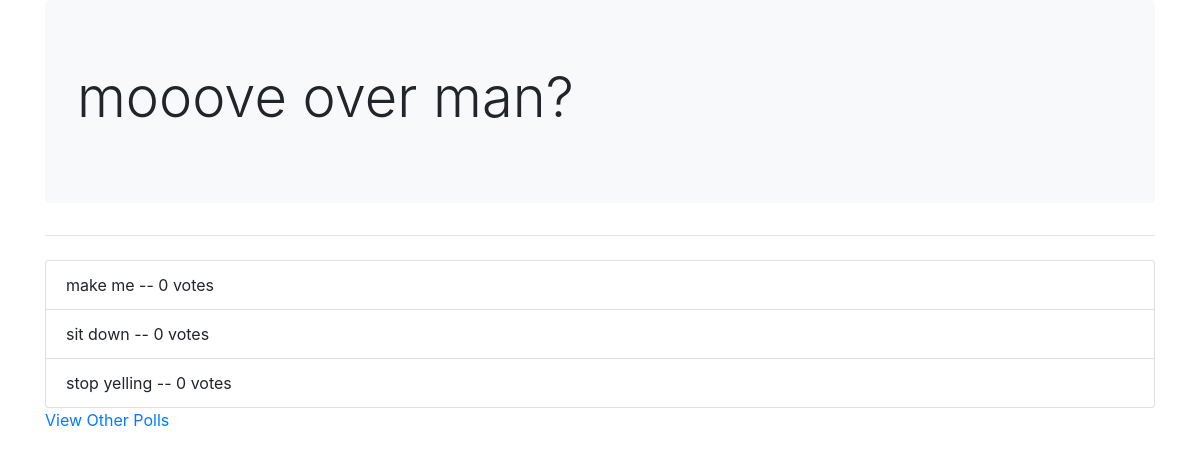
The app's page /polls/7/results/ with its own data.
### polls/models.py (models this page shows, shortened)
class Question(models.Model):
    question_text = models.CharField(max_length=200)
    pub_date = models.DateTimeField('date published')
    def was_published_recently(self):
        now = timezone.now()
        return now - datetime.timedelta(days=1) <= self.pub_date <= now
    was_published_recently.admin_order_field = 'pub_date'
    was_published_recently.boolean = True
    was_published_recently.short_description = 'Published recently?'

class Choice(models.Model):
    question = models.ForeignKey(Question, on_delete=models.CASCADE)
    choice_text = models.CharField(max_length=200)
    votes = models.IntegerField(default=0)

### polls/views.py (the view)
# urls.py: path('<int:pk>/results/', views.ResultsView.as_view(), name='results'),
class ResultsView(generic.DetailView):
    model = Question
    template_name = 'polls/results.html'
    def get_queryset(self):
        return Question.objects.filter(pub_date__lte=timezone.now())

### polls/templates/polls/results.html (shortened to what this page needs)
<link rel="stylesheet" href="https://stackpath.bootstrapcdn.com/bootstrap/4.3.1/css/bootstrap.min.css">
<div class="container">
    <div class="jumbotron bg-light">
        <h1 class="display-4">{{question.question_text}}</h1>
    </div>
    <hr class="my-4">
    <ul class="list-group">
        {% for choice in question.choice_set.all %}
        <li class=list-group-item>{{choice.choice_text}} -- {{choice.votes}} vote{{choice.votes|pluralize}}</li>
    {% endfor %}
    </ul>
    <a href="{% url 'polls:index' %}">View Other Polls</a>
</div>

### records on screen
Question: question_text "mooove over man?"
Choice: choice_text "make me", votes "0"
Choice: choice_text "sit down", votes "0"
Choice: choice_text "stop yelling", votes "0"
